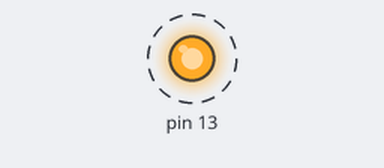
A program run on a simulated Arduino Uno, built with avr-gcc and run on an emulated ATmega328P. Parts: output pins drawn as LEDs (lit = HIGH). Dashed ring = blinking.

Above: at 0.5 s.
Timing chart, 0 to 4.6 s (numbered marks = the images above):
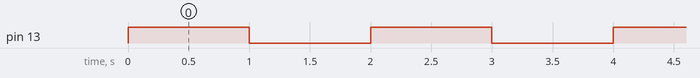

Measured:
- by itself, pin 13: alternates HIGH for 1.0 s and LOW for 1.0 s

The program:

main.cpp
```cpp
#include <Arduino.h>

int count = 0;

// the setup function runs once when you press reset or power the board
void setup()
{
  // initialize digital pin 13 as an output.
  pinMode(13, OUTPUT);
}

// the loop function runs over and over again forever
void loop()
{
  digitalWrite(13, HIGH); // turn the LED on (HIGH is the voltage level)
  delay(1000);            // wait for a second
  digitalWrite(13, LOW);  // turn the LED off by making the voltage LOW
  delay(1000);
  count++; // wait for a second
}
```
